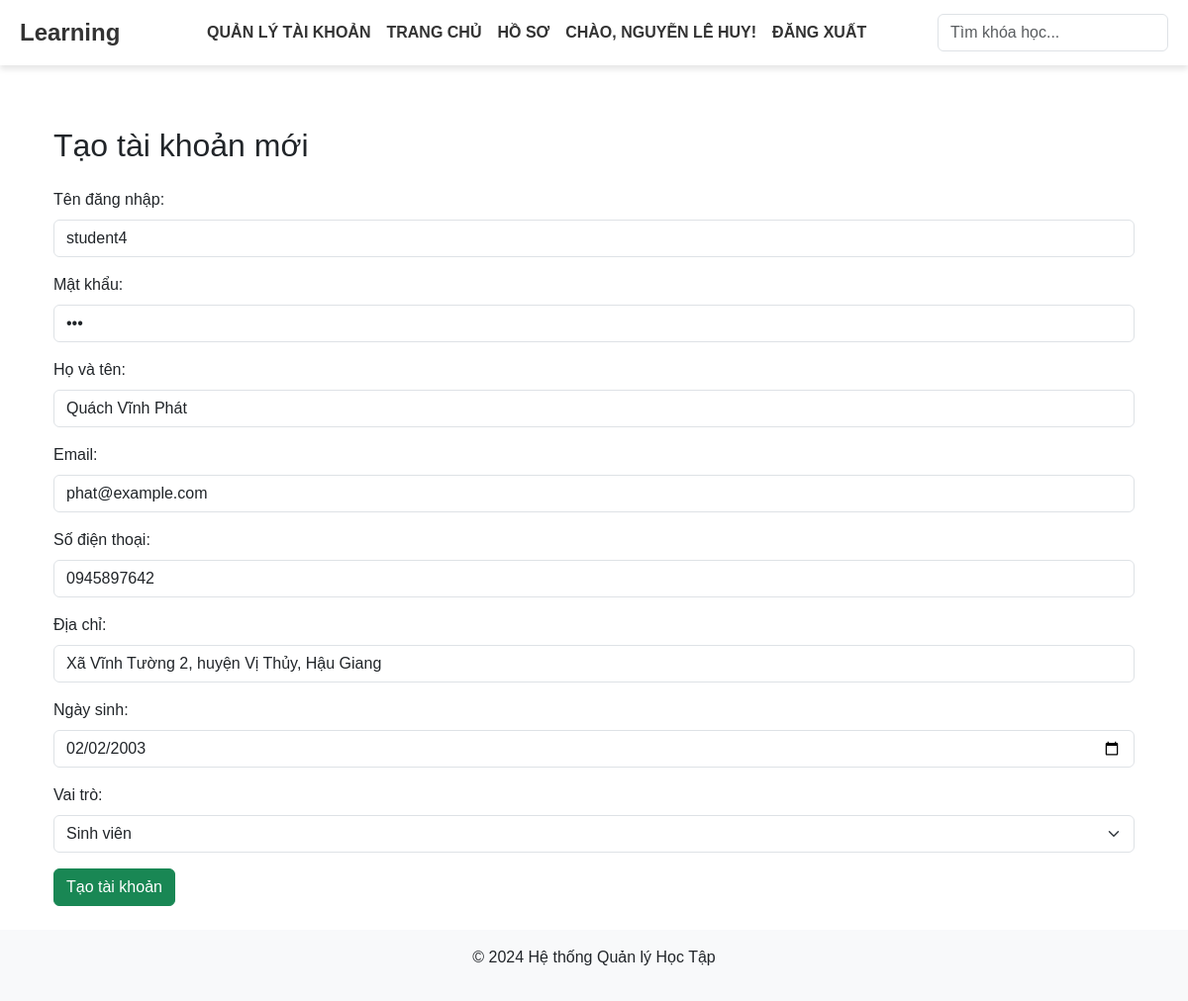
Screenshot of /user/create/5 (signed in) with the database file from the repository.
### tables this page shows
CREATE TABLE `registrations` (
  `registration_id` int(11) NOT NULL,
  `full_name` varchar(100) NOT NULL,
  `email` varchar(100) NOT NULL,
  `phone_number` varchar(15) NOT NULL,
  `address` varchar(255) NOT NULL,
  `date_of_birth` date NOT NULL,
  `role` enum('lecturer','student') NOT NULL,
  `status` enum('approved','pending') DEFAULT 'pending',
  `submitted_at` timestamp NOT NULL DEFAULT current_timestamp()
);

### app/Config/Database.php (called while the page is built, shortened)
<?php
class Database {
    private $host = 'localhost';
    private $db_name = 'LearningSystem';
    private $username = 'root';
    private $password = '';
    public function getConnection() {
        $this->conn = null;
        try {
            $this->conn = new PDO("mysql:host=" . $this->host . ";dbname=" . $this->db_name, $this->username, $this->password);
            $this->conn->setAttribute(PDO::ATTR_ERRMODE, PDO::ERRMODE_EXCEPTION);
        } catch (PDOException $exception) {
            echo "Connection error: " . $exception->getMessage();
        }
        return $this->conn;
    }
}

### app/Models/Registration.php (called while the page is built, shortened)
<?php
class Registration
{
    private $conn;
    private $table = 'registrations';
    public function __construct($db)
    {
        $this->conn = $db;
    }
    public function getRegistrationById($id)
    {
        $query = "SELECT * FROM " . $this->table . " WHERE registration_id = :id";
        $stmt = $this->conn->prepare($query);
        $stmt->bindParam(':id', $id, PDO::PARAM_INT);
        $stmt->execute();
        return $stmt->fetch(PDO::FETCH_ASSOC);
    }
}

### app/Models/User.php (called while the page is built, shortened)
<?php
class User
{
    private $conn;
    public function __construct($db)
    {
        $this->conn = $db;
    }
    public function getAllUsernamesByRole($role)
    {
        $stmt = $this->conn->prepare("SELECT username FROM users WHERE role = :role");
        $stmt->execute(['role' => $role]);
        return $stmt->fetchAll(PDO::FETCH_COLUMN);
    }
}

### app/Views/User/create_user.php (the view, shortened to what this page needs)
<body>
    <div class="container mt-5">
        <h2 class="mb-4">Tạo tài khoản mới</h2>
        <form action="" method="POST">
            <div class="mb-3">
                <label for="username" class="form-label">Tên đăng nhập:</label>
                <input type="text" id="username" name="username" class="form-control"
                    value="<?= isset($username) ? htmlspecialchars($username) : '' ?>" required>
            </div>
            <div class=" mb-3">
                <label for="password" class="form-label">Mật khẩu:</label>
                <input type="password" id="password" name="password" class="form-control"
                    value="<?= isset($password) ? htmlspecialchars($password) : '' ?>" required>
            </div>
            <div class=" mb-3">
                <label for="full_name" class="form-label">Họ và tên:</label>
                <input type="text" id="full_name" name="full_name" class="form-control"
                    value="<?= isset($registrationData) ? htmlspecialchars($registrationData['full_name']) : '' ?>"
                    required>
            </div>
            <div class="mb-3">
                <label for="email" class="form-label">Email:</label>
                <input type="email" id="email" name="email" class="form-control"
                    value="<?= isset($registrationData) ? htmlspecialchars($registrationData['email']) : '' ?>"
                    required>
            </div>
            <div class="mb-3">
                <label for="phone_number" class="form-label">Số điện thoại:</label>
                <input type="text" id="phone_number" name="phone_number" class="form-control"
                    value="<?= isset($registrationData) ? htmlspecialchars($registrationData['phone_number']) : '' ?>"
                    required>
            </div>
            <div class="mb-3">
                <label for="address" class="form-label">Địa chỉ:</label>
                <input type="text" id="address" name="address" class="form-control"
                    value="<?= isset($registrationData) ? htmlspecialchars($registrationData['address']) : '' ?>"
                    required>
            </div>
            <div class="mb-3">
                <label for="date_of_birth" class="form-label">Ngày sinh:</label>
                <input type="date" id="date_of_birth" name="date_of_birth" class="form-control"
                    value="<?= isset($registrationData) ? htmlspecialchars($registrationData['date_of_birth']) : '' ?>"
                    required>
            </div>
            <div class="mb-3">
                <label for="role" class="form-label">Vai trò:</label>
                <select id="role" name="role" class="form-select" required>
                    <option value="student"
                        <?= isset($registrationData) && $registrationData['role'] === 'student' ? 'selected' : '' ?>>
                        Sinh viên</option>
                </select>
            </div>
            <button type="submit" class="btn btn-success">Tạo tài khoản</button>
        </form>
    </div>
</body>
</html>

### app/Views/layout.php (style rules this page uses)
body { font-family: Arial, sans-serif; padding-top: 80px; }

### rows the page displays
registrations: full_name "Quách Vĩnh Phát", email "phat@example.com", phone_number "0945897642", address "Xã Vĩnh Tường 2, huyện Vị Thủy, Hậu Giang", date_of_birth "02/02/2003", role "Sinh viên"

### other values shown
$userData['full_name'] "NGUYỄN LÊ HUY"
